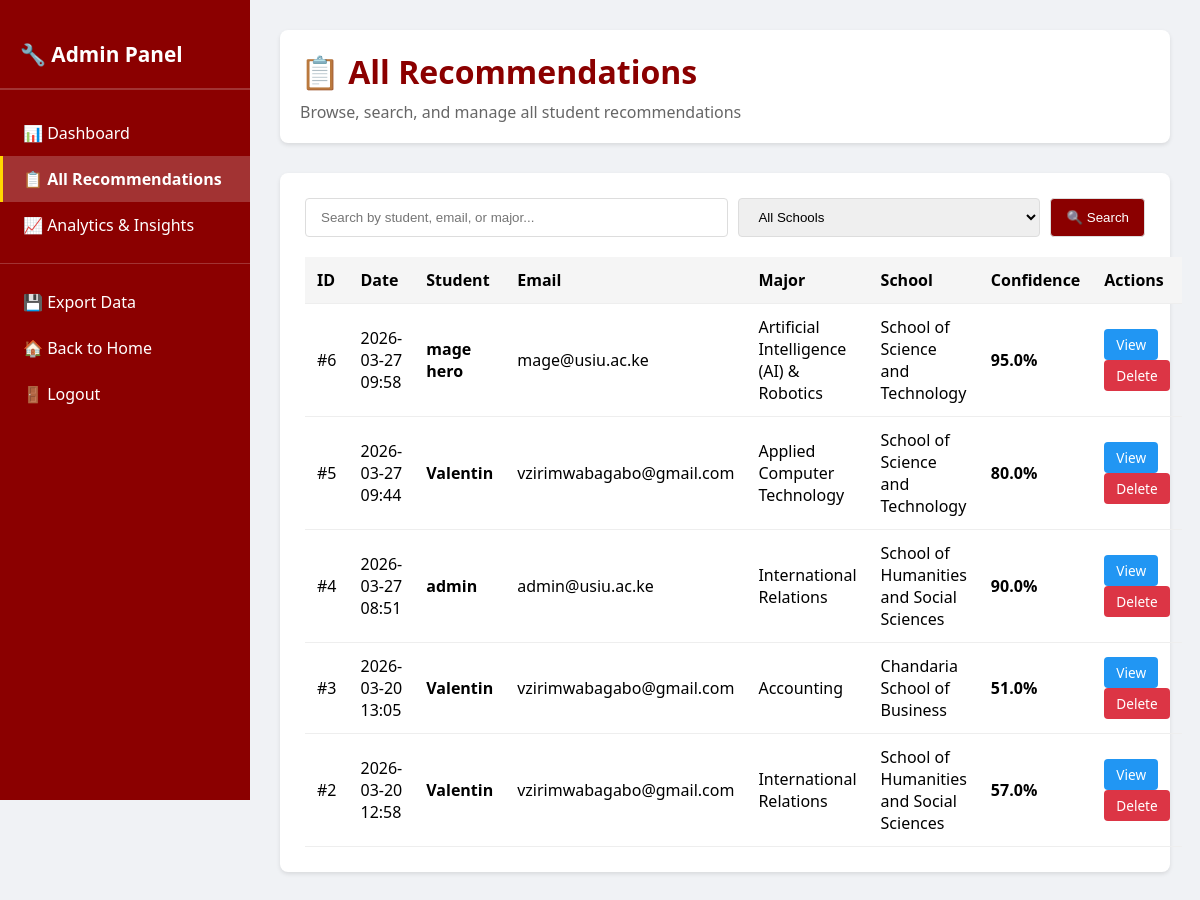
Screenshot of /admin/recommendations (signed in) with the database file from the repository.
### app.py (models this page shows, shortened)
class Result(db.Model):
    id = db.Column(db.Integer, primary_key=True)
    major = db.Column(db.String(100), nullable=False)
    school = db.Column(db.String(100), nullable=False)
    confidence = db.Column(db.Float, nullable=False)
    timestamp = db.Column(db.DateTime, nullable=False, default=datetime.utcnow)
    user_id = db.Column(db.Integer, db.ForeignKey('user.id'), nullable=False)

class User(db.Model, UserMixin):
    id = db.Column(db.Integer, primary_key=True)
    username = db.Column(db.String(20), unique=True, nullable=False)
    email = db.Column(db.String(120), unique=True, nullable=False)
    password_hash = db.Column(db.String(60), nullable=False)
    is_admin = db.Column(db.Boolean, default=False)
    results = db.relationship('Result', backref='author', lazy=True)

### app.py (the view)
@app.route('/admin/recommendations')
@login_required
def admin_recommendations():
    if not current_user.is_admin:
        flash('Access Denied: Administrators only.', 'danger')
        return redirect(url_for('index'))
    search_query = request.args.get('search', '').strip()
    school_filter = request.args.get('school', '').strip()
    page = request.args.get('page', 1, type=int)
    query = Result.query
    if search_query:
        query = query.filter(
            (Result.major.ilike(f'%{search_query}%')) |
            (User.username.ilike(f'%{search_query}%')) |
            (User.email.ilike(f'%{search_query}%'))
        ).join(User)
    else:
        query = query.join(User)
    if school_filter:
        query = query.filter(Result.school.ilike(f'%{school_filter}%'))
    paginated = query.order_by(desc(Result.timestamp)).paginate(page=page, per_page=20)
    schools = db.session.query(Result.school).distinct().all()
    schools = [s[0] for s in schools]
    return render_template('admin_recommendations.html',
                         results=paginated.items,
                         pagination=paginated,
                         schools=schools,
                         search_query=search_query,
                         school_filter=school_filter)

### app.py (called while the page is built)
@login_manager.user_loader
def load_user(user_id):
    return db.session.get(User, int(user_id))

### templates/admin_recommendations.html (shortened to what this page needs)
<!DOCTYPE html>
<html lang="en">
<head>
</head>
<body>
<div class="admin-container">
    <div class="sidebar">
        <h2>🔧 Admin Panel</h2>
        <a href="{{ url_for('admin') }}" class="nav-item">📊 Dashboard</a>
        <a href="{{ url_for('admin_recommendations') }}" class="nav-item active">📋 All Recommendations</a>
        <a href="{{ url_for('admin_analytics') }}" class="nav-item">📈 Analytics & Insights</a>
        <hr style="border: none; border-top: 1px solid rgba(255,255,255,0.2); margin: 15px 0;">
        <a href="{{ url_for('admin_export_data') }}" class="nav-item">💾 Export Data</a>
        <a href="{{ url_for('index') }}" class="nav-item">🏠 Back to Home</a>
        <a href="{{ url_for('logout') }}" class="nav-item">🚪 Logout</a>
    </div>
    <div class="main-content">
        <div class="admin-header">
            <h1>📋 All Recommendations</h1>
            <p style="color: #666; margin-top: 8px;">Browse, search, and manage all student recommendations</p>
        </div>
        <div class="content-section">
            <div class="filter-bar">
                <form method="GET" style="display: flex; gap: 10px; width: 100%; flex-wrap: wrap;">
                    <input type="text" name="search" placeholder="Search by student, email, or major..." value="{{ search_query }}" style="flex: 1; min-width: 200px;">
                    <select name="school" style="min-width: 150px;">
                        <option value="">All Schools</option>
                    </select>
                    <button type="submit">🔍 Search</button>
                </form>
            </div>
            {% if results %}
                <div class="table-responsive">
                    <table>
                        <thead>
                            <tr>
                                <th>ID</th>
                                <th>Date</th>
                                <th>Student</th>
                                <th>Email</th>
                                <th>Major</th>
                                <th>School</th>
                                <th>Confidence</th>
                                <th>Actions</th>
                            </tr>
                        </thead>
                        <tbody>
                            {% for result in results %}
                                <tr>
                                    <td>#{{ result.id }}</td>
                                    <td>{{ result.timestamp.strftime('%Y-%m-%d %H:%M') }}</td>
                                    <td><strong>{{ result.author.username }}</strong></td>
                                    <td>{{ result.author.email }}</td>
                                    <td>{{ result.major }}</td>
                                    <td>{{ result.school }}</td>
                                    <td><strong>{{ "%.1f"|format(result.confidence) }}%</strong></td>
                                    <td>
                                        <a href="{{ url_for('admin_view_recommendation', rec_id=result.id) }}" class="btn btn-info">View</a>
                                        <a href="{{ url_for('admin_delete_recommendation', rec_id=result.id) }}" class="btn btn-danger">Delete</a>
                                    </td>
                                </tr>
                            {% endfor %}
                        </tbody>
                    </table>
                </div>
            {% endif %}
        </div>
    </div>
</div>
</body>
</html>

### templates/admin_recommendations.html (style rules this page uses)
* { margin: 0; padding: 0; box-sizing: border-box; }
body { font-family: 'Segoe UI', sans-serif; background-color: #f0f2f5; }
.admin-container { display: flex; min-height: 100vh; }
.sidebar { width: 250px; background-color: #8B0000; color: white; padding: 20px 0; position: fixed; height: 100vh; overflow-y: auto; }
.sidebar h2 { padding: 20px; font-size: 1.3em; border-bottom: 2px solid rgba(255,255,255,0.2); margin-bottom: 20px; }
.nav-item { padding: 12px 20px; text-decoration: none; display: block; color: white; border-left: 3px solid transparent; transition: all 0.3s; }
.nav-item.active { background-color: rgba(255,255,255,0.2); border-left-color: #FFD700; font-weight: bold; }
.main-content { margin-left: 250px; padding: 30px; width: calc(100% - 250px); }
.admin-header { background: white; padding: 20px; border-radius: 8px; margin-bottom: 30px; box-shadow: 0 2px 4px rgba(0,0,0,0.1); }
.admin-header h1 { color: #8B0000; }
.content-section { background: white; padding: 25px; border-radius: 8px; box-shadow: 0 2px 4px rgba(0,0,0,0.1); }
.filter-bar { display: flex; gap: 10px; margin-bottom: 20px; flex-wrap: wrap; }
.filter-bar input, .filter-bar select, .filter-bar button { padding: 10px 15px; border: 1px solid #ddd; border-radius: 4px; }
.filter-bar button { background-color: #8B0000; color: white; cursor: pointer; }
table { width: 100%; border-collapse: collapse; margin-top: 15px; }
th, td { padding: 12px; text-align: left; border-bottom: 1px solid #eee; }
th { background-color: #f5f5f5; font-weight: 600; }
.btn { padding: 6px 12px; border: none; border-radius: 4px; cursor: pointer; font-size: 0.85em; text-decoration: none; display: inline-block; }
.btn-info { background-color: #2196f3; color: white; }
.btn-danger { background-color: #dc3545; color: white; }

### rows the page displays
Result: id "6", timestamp "2026-03-27 09:58", author.username "mage hero", author.email "mage@usiu.ac.ke", major "Artificial Intelligence (AI) & Robotics", school "School of Science and Technology", confidence "95.0"
Result: id "5", timestamp "2026-03-27 09:44", author.username "Valentin", author.email "vzirimwabagabo@gmail.com", major "Applied Computer Technology", school "School of Science and Technology", confidence "80.0"
Result: id "4", timestamp "2026-03-27 08:51", author.username "admin", author.email "admin@usiu.ac.ke", major "International Relations", school "School of Humanities and Social Sciences", confidence "90.0"
Result: id "3", timestamp "2026-03-20 13:05", author.username "Valentin", author.email "vzirimwabagabo@gmail.com", major "Accounting", school "Chandaria School of Business", confidence "51.0"
Result: id "2", timestamp "2026-03-20 12:58", author.username "Valentin", author.email "vzirimwabagabo@gmail.com", major "International Relations", school "School of Humanities and Social Sciences", confidence "57.0"
